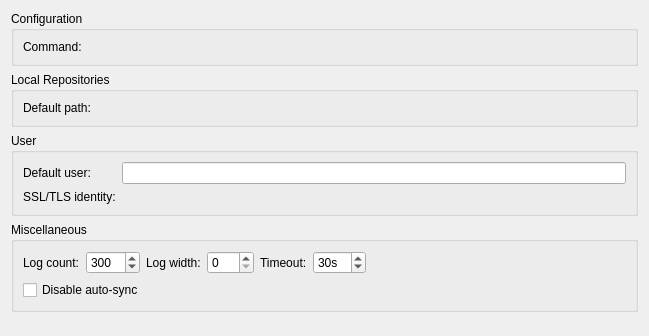
<?xml version="1.0" encoding="UTF-8"?>
<ui version="4.0">
 <class>Fossil::Internal::OptionsPage</class>
 <widget class="QWidget" name="Fossil::Internal::OptionsPage">
  <property name="geometry">
   <rect>
    <x>0</x>
    <y>0</y>
    <width>649</width>
    <height>336</height>
   </rect>
  </property>
  <property name="windowTitle">
   <string/>
  </property>
  <layout class="QVBoxLayout" name="verticalLayout">
   <item>
    <widget class="QGroupBox" name="configGroupBox">
     <property name="title">
      <string>Configuration</string>
     </property>
     <layout class="QFormLayout" name="formLayout_3">
      <property name="fieldGrowthPolicy">
       <enum>QFormLayout::ExpandingFieldsGrow</enum>
      </property>
      <item row="0" column="0">
       <widget class="QLabel" name="commandLabel">
        <property name="text">
         <string>Command:</string>
        </property>
       </widget>
      </item>
      <item row="0" column="1">
       <widget class="Utils::PathChooser" name="commandChooser" native="true"/>
      </item>
     </layout>
    </widget>
   </item>
   <item>
    <widget class="QGroupBox" name="repoGroupBox">
     <property name="title">
      <string>Local Repositories</string>
     </property>
     <layout class="QFormLayout" name="formLayout_4">
      <item row="0" column="0">
       <widget class="QLabel" name="defaultRepoPathLabel">
        <property name="toolTip">
         <string>Directory to store local repositories by default.</string>
        </property>
        <property name="text">
         <string>Default path:</string>
        </property>
       </widget>
      </item>
      <item row="0" column="1">
       <widget class="Utils::PathChooser" name="defaultRepoPathChooser" native="true">
        <property name="toolTip">
         <string>Directory to store local repositories by default.</string>
        </property>
       </widget>
      </item>
     </layout>
    </widget>
   </item>
   <item>
    <widget class="QGroupBox" name="userGroupBox">
     <property name="title">
      <string>User</string>
     </property>
     <layout class="QFormLayout" name="formLayout">
      <property name="fieldGrowthPolicy">
       <enum>QFormLayout::ExpandingFieldsGrow</enum>
      </property>
      <item row="0" column="0">
       <widget class="QLabel" name="defaultUsernameLabel">
        <property name="text">
         <string>Default user:</string>
        </property>
       </widget>
      </item>
      <item row="0" column="1">
       <widget class="QLineEdit" name="defaultUsernameLineEdit">
        <property name="toolTip">
         <string>Existing user to become an author of changes made to the repository.</string>
        </property>
       </widget>
      </item>
      <item row="1" column="0">
       <widget class="QLabel" name="sslIdentityFileLabel">
        <property name="text">
         <string>SSL/TLS identity:</string>
        </property>
       </widget>
      </item>
      <item row="1" column="1">
       <widget class="Utils::PathChooser" name="sslIdentityFilePathChooser" native="true">
        <property name="toolTip">
         <string>SSL/TLS client identity key to use if requested by the server.</string>
        </property>
       </widget>
      </item>
     </layout>
    </widget>
   </item>
   <item>
    <widget class="QGroupBox" name="miscGroupBox">
     <property name="title">
      <string>Miscellaneous</string>
     </property>
     <layout class="QGridLayout" name="gridLayout">
      <item row="0" column="0">
       <widget class="QLabel" name="showLogEntriesLabel">
        <property name="text">
         <string>Log count:</string>
        </property>
       </widget>
      </item>
      <item row="0" column="1">
       <widget class="QSpinBox" name="logEntriesCount">
        <property name="toolTip">
         <string>The number of recent commit log entries to show. Choose 0 to see all entries.</string>
        </property>
        <property name="maximum">
         <number>1000</number>
        </property>
        <property name="value">
         <number>300</number>
        </property>
       </widget>
      </item>
      <item row="0" column="2">
       <widget class="QLabel" name="logEntriesWidthLabel">
        <property name="text">
         <string>Log width:</string>
        </property>
       </widget>
      </item>
      <item row="0" column="3">
       <widget class="QSpinBox" name="logEntriesWidth">
        <property name="toolTip">
         <string>The width of log entry line (&gt;20). Choose 0 to see a single line per entry.</string>
        </property>
        <property name="maximum">
         <number>300</number>
        </property>
        <property name="value">
         <number>0</number>
        </property>
       </widget>
      </item>
      <item row="0" column="4">
       <widget class="QLabel" name="timeoutSecondsLabel">
        <property name="text">
         <string>Timeout:</string>
        </property>
       </widget>
      </item>
      <item row="0" column="5">
       <widget class="QSpinBox" name="timeout">
        <property name="suffix">
         <string>s</string>
        </property>
        <property name="maximum">
         <number>360</number>
        </property>
        <property name="value">
         <number>30</number>
        </property>
       </widget>
      </item>
      <item row="0" column="6">
       <spacer name="horizontalSpacer">
        <property name="orientation">
         <enum>Qt::Horizontal</enum>
        </property>
        <property name="sizeHint" stdset="0">
         <size>
          <width>213</width>
          <height>20</height>
         </size>
        </property>
       </spacer>
      </item>
      <item row="2" column="0" colspan="5">
       <widget class="QCheckBox" name="disableAutosyncCheckBox">
        <property name="toolTip">
         <string>Disable automatic pull prior to commit or update and automatic push after commit or tag or branch creation.</string>
        </property>
        <property name="text">
         <string>Disable auto-sync</string>
        </property>
        <property name="checked">
         <bool>false</bool>
        </property>
       </widget>
      </item>
     </layout>
    </widget>
   </item>
   <item>
    <spacer name="verticalSpacer">
     <property name="orientation">
      <enum>Qt::Vertical</enum>
     </property>
     <property name="sizeHint" stdset="0">
      <size>
       <width>20</width>
       <height>40</height>
      </size>
     </property>
    </spacer>
   </item>
  </layout>
 </widget>
 <customwidgets>
  <customwidget>
   <class>Utils::PathChooser</class>
   <extends>QWidget</extends>
   <header location="global">utils/pathchooser.h</header>
   <container>1</container>
   <slots>
    <signal>editingFinished()</signal>
    <signal>browsingFinished()</signal>
   </slots>
  </customwidget>
 </customwidgets>
 <resources/>
 <connections/>
</ui>
